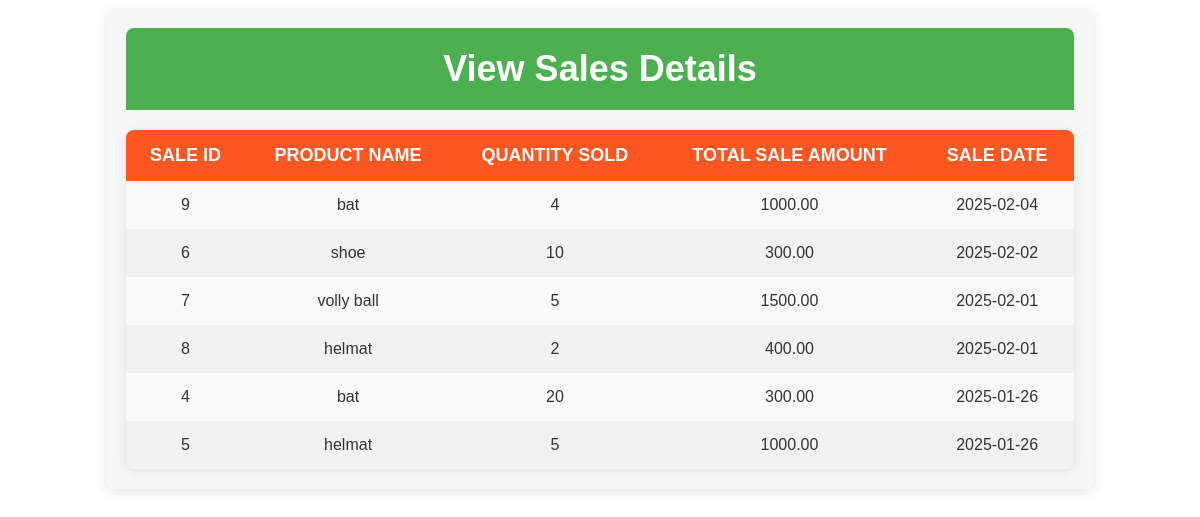
Page /view_sales_details.php on the committed database.
### tables this page shows
CREATE TABLE `sales` (
  `id` int(11) NOT NULL,
  `product_id` int(11) NOT NULL,
  `quantity` int(11) NOT NULL,
  `total` decimal(10,2) NOT NULL,
  `sale_date` date NOT NULL
);

CREATE TABLE `products` (
  `id` int(11) NOT NULL,
  `name` varchar(255) NOT NULL,
  `description` text DEFAULT NULL,
  `price` decimal(10,2) NOT NULL,
  `quantity` int(11) NOT NULL,
  `image` varchar(255) NOT NULL
);

### view_sales_details.php (the view, shortened to what this page needs)
<?php
$servername = "localhost";
$username = "root";
$password = "";
$dbname = "project";
$conn = new mysqli($servername, $username, $password, $dbname);
$sql = "SELECT sales.id, products.name AS product_name, sales.quantity, sales.total, sales.sale_date
        FROM sales
        JOIN products ON sales.product_id = products.id
        ORDER BY sales.sale_date DESC";
$result = $conn->query($sql);
?>
<!DOCTYPE html>
<html lang="en">
<head>
    <link rel="stylesheet" href="sales_details.css">
</head>
<body>
    <div class="container">
        <header>
            <h1>View Sales Details</h1>
        </header>
        <table>
            <thead>
                <tr>
                    <th>Sale ID</th>
                    <th>Product Name</th>
                    <th>Quantity Sold</th>
                    <th>Total Sale Amount</th>
                    <th>Sale Date</th>
                </tr>
            </thead>
            <tbody>
                <?php
                if ($result->num_rows > 0) {
                    while($row = $result->fetch_assoc()) {
                        echo "<tr>
                                <td>" . $row['id'] . "</td>
                                <td>" . $row['product_name'] . "</td>
                                <td>" . $row['quantity'] . "</td>
                                <td>" . $row['total'] . "</td>
                                <td>" . $row['sale_date'] . "</td>
                              </tr>";
                    }
                } else {
                    echo "<tr><td colspan='5'>No sales records found</td></tr>";
                }
                ?>
            </tbody>
        </table>
    </div>
</body>
</html>

### sales_details.css (style rules this page uses)
.container { width: 80%; margin: 0 auto; padding: 20px; font-family: 'Arial', sans-serif; background-color: #f7f7f7; border-radius: 8px; box-shadow: 0 4px 12px rgba(0, 0, 0, 0.1); }
header { text-align: center; padding: 20px 0; background-color: #4CAF50; color: white; border-radius: 8px 8px 0 0; }
header h1 { font-size: 36px; margin: 0; }
table { width: 100%; border-collapse: collapse; margin-top: 20px; background-color: #fff; border-radius: 8px; overflow: hidden; box-shadow: 0 2px 10px rgba(0, 0, 0, 0.1); }
th { background-color: #FF5722; color: white; font-weight: bold; padding: 15px; font-size: 18px; text-transform: uppercase; }
td { text-align: center; padding: 15px; font-size: 16px; background-color: #f9f9f9; color: #333; }
tr:nth-child(even) td { background-color: #f2f2f2; }

### rows in the picture
sales: id "9", product.name "bat", quantity "4", total "1000.00", sale_date "2025-02-04"
sales: id "6", product.name "shoe", quantity "10", total "300.00", sale_date "2025-02-02"
sales: id "7", product.name "volly ball", quantity "5", total "1500.00", sale_date "2025-02-01"
sales: id "8", product.name "helmat", quantity "2", total "400.00", sale_date "2025-02-01"
sales: id "4", product.name "bat", quantity "20", total "300.00", sale_date "2025-01-26"
sales: id "5", product.name "helmat", quantity "5", total "1000.00", sale_date "2025-01-26"
